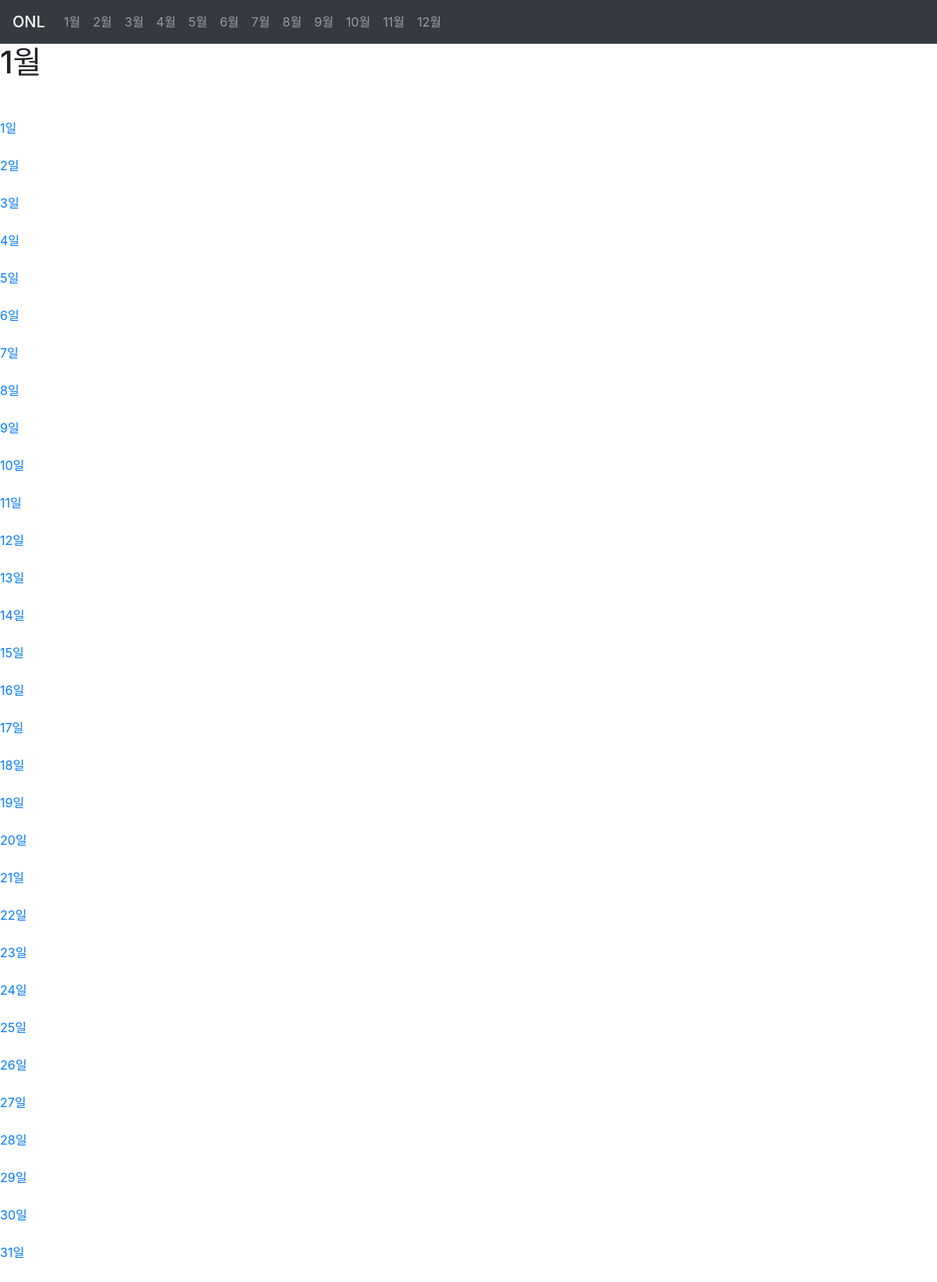
/1/, run on the app's committed database.
### date/models.py (models this page shows, shortened)
class Onl(models.Model):
    month = models.PositiveSmallIntegerField("월", blank=True, )
    day = models.PositiveSmallIntegerField("일", blank=True, )
    date = models.DateField('날짜', blank=True, null=True, )
    slug = models.SlugField(max_length=20, allow_unicode=True, unique=True, blank=True, )
    events = models.TextField(max_length=500, verbose_name="사건", blank=True,)
    class Meta:
        ordering = ('month', 'day',)
    def day_with_dlf(self):
        return str(self.day) + "일"
    def month_in_string(self):
        return str(self.month)

### date/views.py (the view)
# urls.py: path('<int:month>/', OnlMonthLV.as_view(), name='month LV'),
class OnlMonthLV(ListView):
    template_name = "date/onl_month_list.html"
    model = Onl

### date/templates/date/onl_month_list.html (shortened to what this page needs)
{% extends 'base.html' %}
{% block content %}
    <h1>{{ request.path|cut:'/' }}월</h1><br>
    <table class="table">
        {% for onl in onl_list %}
            {% if onl.month_in_string == request.path|cut:'/' %}
                <tr>
                    <a href="{% url 'OnlDV' onl.slug %}">
                    {{ onl.day_with_dlf }}</a><br><br>
                </tr>
            {% endif %}
        {% endfor %}
    </table>
{% endblock %}

### templates/base.html (shortened to what this page needs)
<!DOCTYPE html>
<html lang="en">
<head>
    <link rel="stylesheet" href="https://stackpath.bootstrapcdn.com/bootstrap/4.4.1/css/bootstrap.min.css">
</head>
<body>
<nav class="navbar navbar-expand-sm navbar-dark bg-dark">
    <a class="navbar-brand mb-0 h6" href="{% url 'home' %}">ONL</a>
    <div class="collapse navbar-collapse" id="navbarSupportedContent">
    <ul class="navbar-nav mr-auto">
        {% block menu-list %}
            <li class="nav-item">
                <a class="nav-link" href="{% url 'month LV' 1 %}">1월</a>
            </li>
            <li class="nav-item">
                <a class="nav-link" href="{% url 'month LV' 2 %}">2월</a>
            </li>
            <li class="nav-item">
                <a class="nav-link" href="{% url 'month LV' 3 %}">3월</a>
            </li>
            <li class="nav-item">
                <a class="nav-link" href="{% url 'month LV' 4 %}">4월</a>
            </li>
            <li class="nav-item">
                <a class="nav-link" href="{% url 'month LV' 5 %}">5월</a>
            </li>
            <li class="nav-item">
                <a class="nav-link" href="{% url 'month LV' 6 %}">6월</a>
            </li>
            <li class="nav-item">
                <a class="nav-link" href="{% url 'month LV' 7 %}">7월</a>
            </li>
            <li class="nav-item">
                <a class="nav-link" href="{% url 'month LV' 8 %}">8월</a>
            </li>
            <li class="nav-item">
                <a class="nav-link" href="{% url 'month LV' 9 %}">9월</a>
            </li>
            <li class="nav-item">
                <a class="nav-link" href="{% url 'month LV' 10 %}">10월</a>
            </li>
            <li class="nav-item">
                <a class="nav-link" href="{% url 'month LV' 11 %}">11월</a>
            </li>
            <li class="nav-item">
                <a class="nav-link" href="{% url 'month LV' 12 %}">12월</a>
            </li>
        {% endblock %}
    </ul>
    </div>
</nav>
    {% block content %}{% endblock %}
</body>
</html>

### data on the page
Onl: day_with_dlf "1일"
Onl: day_with_dlf "2일"
Onl: day_with_dlf "3일"
Onl: day_with_dlf "4일"
Onl: day_with_dlf "5일"
Onl: day_with_dlf "6일"
Onl: day_with_dlf "7일"
Onl: day_with_dlf "8일"
Onl: day_with_dlf "9일"
Onl: day_with_dlf "10일"
Onl: day_with_dlf "11일"
Onl: day_with_dlf "12일"
Onl: day_with_dlf "13일"
Onl: day_with_dlf "14일"
Onl: day_with_dlf "15일"
Onl: day_with_dlf "16일"
Onl: day_with_dlf "17일"
Onl: day_with_dlf "18일"
Onl: day_with_dlf "19일"
Onl: day_with_dlf "20일"
Onl: day_with_dlf "21일"
Onl: day_with_dlf "22일"
Onl: day_with_dlf "23일"
Onl: day_with_dlf "24일"
Onl: day_with_dlf "25일"
Onl: day_with_dlf "26일"
Onl: day_with_dlf "27일"
Onl: day_with_dlf "28일"
Onl: day_with_dlf "29일"
Onl: day_with_dlf "30일"
Onl: day_with_dlf "31일"

### other printed values
{{ request.path|cut:'/' }} "1"
